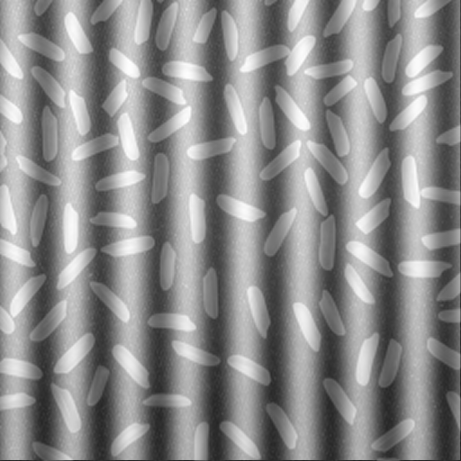
#> input picture TRAITEMENT D'IMAGES/TP2 CONVOLUTION/imageTP2/tp2_3.png, 461 x 461 px
$ python filtre_canny.py
#> lines starting #> are read from the running program, lines starting #| are printed output that depends on the picture
import numpy as np
import cv2

#lecture de l'image
img = cv2.imread("imageTP2/tp2_3.png")
#> img is the input picture: shape (461, 461, 3); min 37, max 255, mean 140.2

# Définition des différents filtres
G_X = np.array([[1, 1, 1],
                [0, 0, 0],
                [-1, -1, -1]])

G_Y = np.array([[-1, 0, 1],
                [-1, 0, 1],
                [-1, 0, 1]])
G_X = cv2.filter2D(img, -1, G_X)
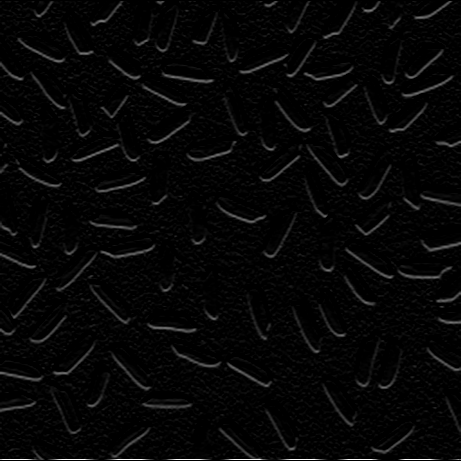
#> G_X: shape (461, 461, 3); min 0, max 255, mean 6.4
G_Y = cv2.filter2D(img, -1, G_Y)
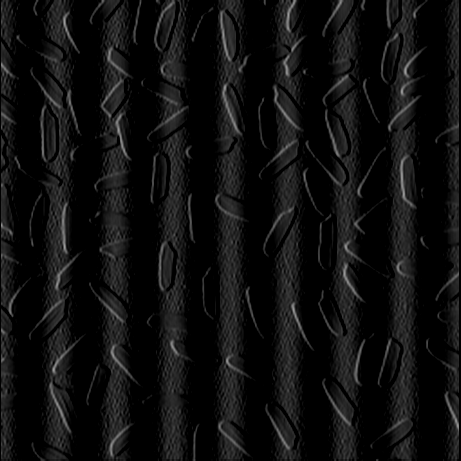
#> G_Y: shape (461, 461, 3); min 0, max 159, mean 15.7
img_canny = cv2.Canny(img, 100, 200)
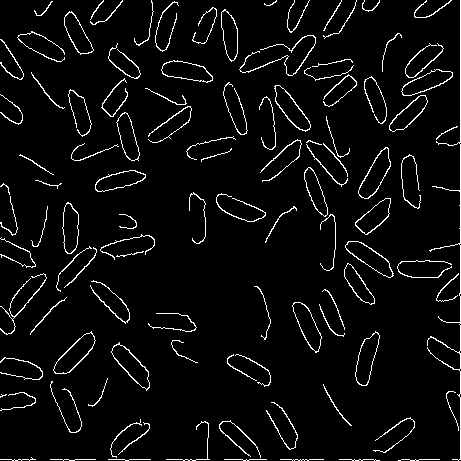
#> img_canny: shape (461, 461); 4.7% white in thin lines or dots

#aperçu  des images

cv2.imshow("original", img)
cv2.imshow("G_x",G_X)
cv2.imshow("G_Y",G_Y)
cv2.imshow("prewitt_resultant", G_X + G_Y)
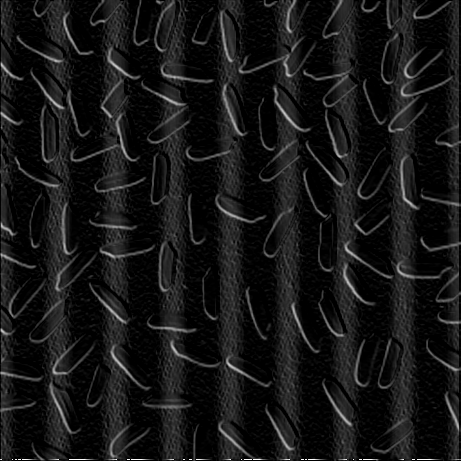
#> window 'prewitt_resultant': shape (461, 461, 3); min 0, max 255, mean 22
cv2.imshow("Img_canny",img_canny)
cv2.waitKey(0)

$ run again, with TRAITEMENT D'IMAGES/TP2 CONVOLUTION/imageTP2/tp2_1.png copied over TRAITEMENT D'IMAGES/TP2 CONVOLUTION/imageTP2/tp2_3.png
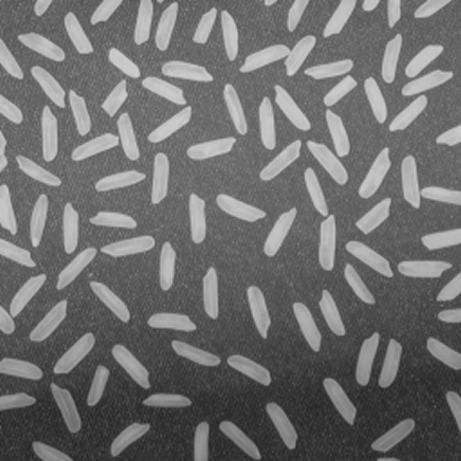
#> input picture TRAITEMENT D'IMAGES/TP2 CONVOLUTION/imageTP2/tp2_1.png, 461 x 461 px
#> img is the input picture: shape (461, 461, 3); min 34, max 211, mean 110.8
#> `img_canny = cv2.Canny(img, 100, 200)`:
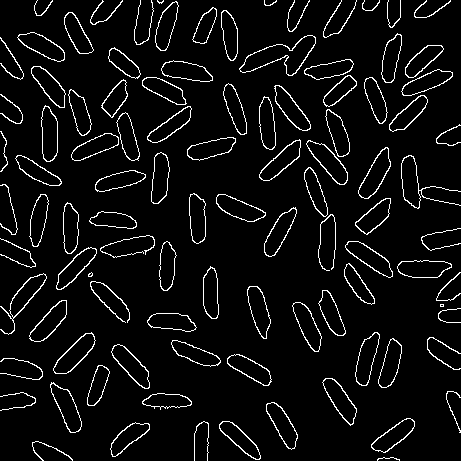
#> img_canny: shape (461, 461); 5.6% white in thin lines or dots
#> `cv2.imshow("prewitt_resultant", G_X + G_Y)`:
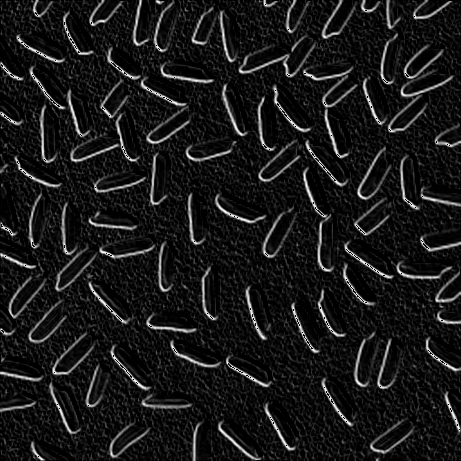
#> window 'prewitt_resultant': shape (461, 461, 3); min 0, max 255, mean 24.7
